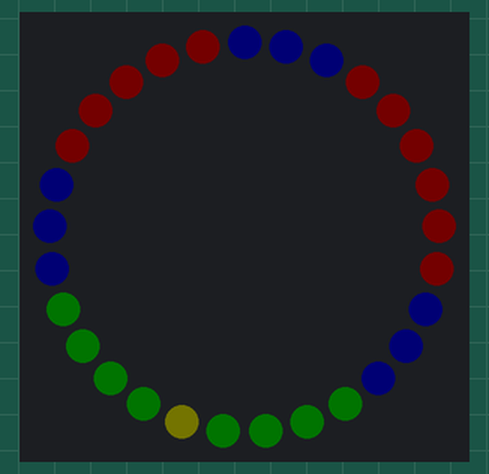
Recording of a sketch running on a simulated Arduino Uno, built with avr-gcc and run on an emulated ATmega328P. Parts: 29 RGB LEDs in a ring, first at the top, clockwise. Dim RGB values are drawn brighter than linear; random numbers use the default seed unless the sketch sets one; what the sketch prints to the serial monitor is not drawn.

Above: at 48.79 s.
At 56.72 s:
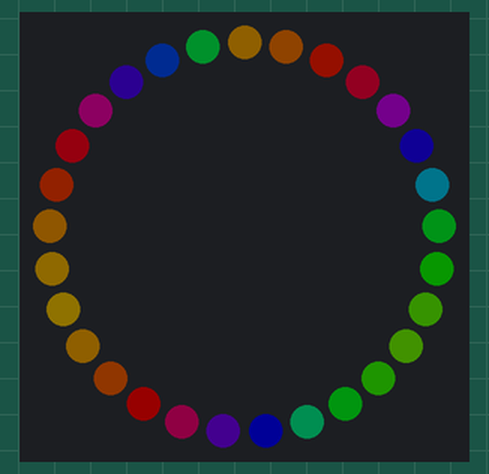
At 74.78 s:
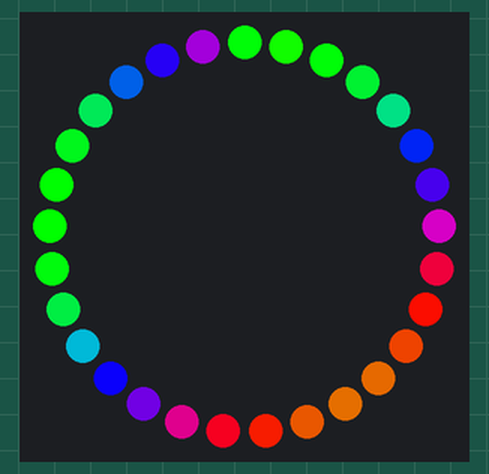
At 82.73 s:
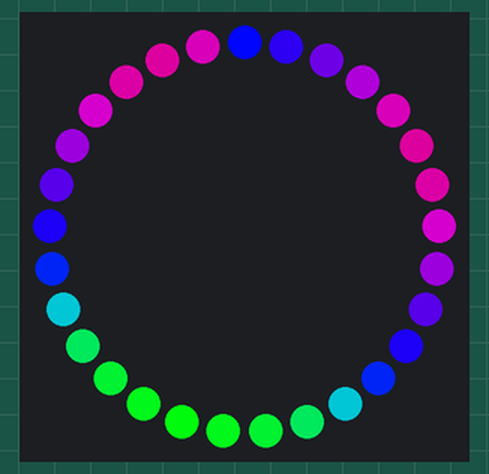
At 91.16 s:
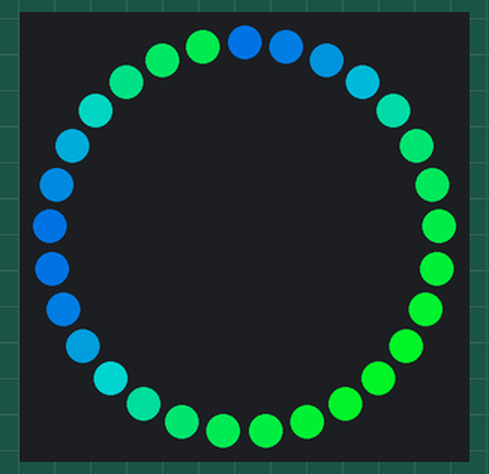
At 102.5 s:
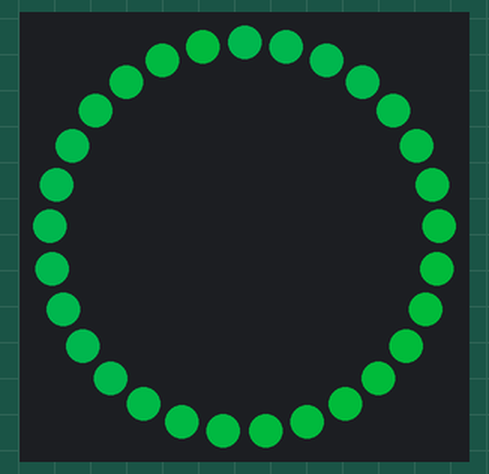

The sketch:

Turtle_FastLED_5_DUAL.ino
```cpp
#include <FastLED.h>
#include <Led.h>
#include <Shows.h>
//
//  Turtle! - 29 Lights in a hexagonal grid
//
//  1/26/19
//
//  Dual shows - Blend together 2 shows running at once
//
//  2 CHSV buffers for Channel A + B
//  interpolate the two buffers on to the CRGB leds

#define BRIGHTNESS  255 // (0-255)

#define DELAY_TIME 40 // in milliseconds

#define DATA_PIN 7  // Changed!
#define CLOCK_PIN 8

#define NUM_LEDS 29
#define HALF_LEDS ((NUM_LEDS / 2) + 1)  // Half that number

#define CHANNEL_A  0  // Don't change these
#define CHANNEL_B  1
#define DUAL       2  // How many shows to run at once (dual = 2). Don't change.

Led led[] = { Led(NUM_LEDS), Led(NUM_LEDS) };  // Class instantiation of the 2 Led libraries
Shows shows[] = { Shows(&led[CHANNEL_A]), Shows(&led[CHANNEL_B]) };  // 2 Show libraries
CHSV leds_buffer[DUAL][NUM_LEDS];  // CHSV buffers for Channel A + B; may break the memory bank
CRGB leds[NUM_LEDS];  // The Leds themselves

#define MAX_COLOR 256   // Colors are 0-255

// Shows
#define NUM_SHOWS 11
#define START_SHOW_CHANNEL_A  0  // Startings shows for Channels A + B
#define START_SHOW_CHANNEL_B  1
uint8_t current_show[] = { START_SHOW_CHANNEL_A, START_SHOW_CHANNEL_B };

uint8_t current_pattern[] = { 0, 0 };

// wait times
#define SHOW_DURATION 40  // seconds
#define FADE_TIME 25   // seconds to fade in + out
uint32_t MAX_SMALL_CYCLE = SHOW_DURATION * 2 * (1000 / DELAY_TIME);  // *2! 50% = all on, 50% = all off, and rise + decay on edges
#define FADE_CYCLES  (FADE_TIME * 1000 / DELAY_TIME)  // cycles to fade in + out

// Lookup tables

int8_t neighbors[] PROGMEM = {
  -1,1,8,9,-1,-1,
  -1,2,7,8,0,-1,
  -1,-1,3,7,1,-1,
  -1,-1,4,6,7,2,
  -1,-1,-1,5,6,3, // 4
  4,-1,-1,14,13,6,
  3,4,5,13,12,7,
  2,3,6,12,8,1,
  1,7,12,11,9,0,
  0,8,11,10,-1,-1,
  9,11,18,19,-1,-1,
  8,12,17,18,10,9,
  7,6,13,17,11,8, // 12
  6,5,14,16,17,12,
  5,-1,-1,15,16,13,
  14,-1,-1,24,23,16,
  13,14,15,23,22,17, // 16
  12,13,16,22,18,11,
  11,17,22,21,19,10,
  10,18,21,20,-1,-1,
  19,21,27,-1,-1,-1,
  18,22,26,27,20,19,
  17,16,23,26,21,18, // 22
  16,15,24,25,26,22,
  15,-1,-1,-1,25,23,
  23,24,-1,-1,28,26,
  22,23,25,28,27,21,
  21,26,28,-1,-1,20,
  26,25,-1,-1,-1,27 // 28
};

const int8_t rings[] PROGMEM = {
  17, -1,-1,-1,-1,-1,-1,-1,-1,-1,-1,-1,
  12, 13, 16, 22, 18, 11, -1,-1,-1,-1,-1,-1,
  7, 6, 5, 14, 15, 23, 26, 21, 19, 10, 9, 8,
  0, 1, 2, 3, 4, 24, 25, 28, 27, 20, -1, -1
};

#define NUM_PATTERNS 8   // Total number of patterns

const uint8_t PatternMatrix[] PROGMEM = {
    1,2,1,2,1,2,1,2,1,2,1,2,1,2,1,2,1,2,1,2,1,2,1,2,1,2,1,2,1,
    1,1,1,1,1,2,2,2,2,2,1,1,1,1,1,2,2,2,2,2,1,1,1,1,1,2,2,2,1,
    1,1,1,1,1,1,2,2,2,1,1,2,1,2,1,1,2,2,2,1,1,2,1,2,1,1,2,1,1,
    1,1,1,1,1,1,2,2,2,1,1,2,2,2,1,1,2,2,2,1,1,2,2,2,1,1,2,1,1,
    1,1,1,1,1,2,2,2,2,2,2,1,1,1,2,2,1,1,1,2,1,2,1,2,1,1,2,1,1,
    2,1,2,1,2,1,1,1,1,1,2,1,2,1,2,1,1,1,1,1,2,1,2,1,2,1,1,1,2,
    1,1,1,1,1,2,2,2,2,2,1,1,1,1,1,2,1,1,1,2,1,2,1,2,1,1,2,1,1,
    1,2,1,2,1,1,2,1,2,1,1,2,1,2,1,1,2,1,2,1,1,2,1,2,1,2,1,2,1
};

//
// Setup
//
void setup() {

  delay( 3000 ); // power-up safety delay

  randomSeed(analogRead(0));

  Serial.begin(9600);
  Serial.println("Start");

  FastLED.addLeds<WS2801, DATA_PIN, CLOCK_PIN>(leds, NUM_LEDS);
  FastLED.setBrightness( BRIGHTNESS );

  // Set up the various mappings (1D lists in PROGMEM)
  for (uint8_t i = 0; i < DUAL; i++) {
    led[i].setNeighborMap(neighbors);  // 6 neighbors for every pixel
    led[i].fillBlack();
    led[i].push_frame();
    shows[i] = Shows(&led[i]);  // Show library - reinitialized for led mappings

//    shows[i].setColorSpeedMinMax(1,10);  // Make colors change faster (lower = faster)
    shows[i].setWaitRange(4, 25, 21);
//    shows[i].setBandsBpm(10, 30);
  }
  // Start Channel B offset at halfway through show
  shows[CHANNEL_B].setSmallCycle(MAX_SMALL_CYCLE / 2);
}

//
// loop
//
void loop() {

  for (uint8_t i = 0; i < DUAL; i++) {

    switch (current_show[i]) {

      case 0:
        patterns(i);
        break;
      case 1:
        warp1(i);
        break;
      case 2:
        warp2(i);
        break;
      case 3:
        rainbow_show(i);
        break;
      case 4:
        shows[i].morphChain();
        break;
      case 5:
        shows[i].bounce();
        break;
      case 6:
        shows[i].bounceGlowing();
        break;
      case 7:
        shows[i].plinko(2);
        break;
      case 8:
        shows[i].packets();
        break;
      case 9:
        shows[i].packets_two();
        break;
      default:
        shows[i].bands();
        break;
    }

    shows[i].morphFrame();  // 1. calculate interp_frame 2. adjust palette
  }

  update_leds();  // push the interp_frame on to the leds_buffer
  morph_channels(get_intensity(CHANNEL_A));  // morph together the 2 leds channels and deposit on to Channel_A
  FastLED.show();  // Update the display
  advance_clocks();  // advance the cycle clocks and check for next show

  delay(DELAY_TIME); // The only delay
}

//
// advance_clocks
//
void advance_clocks() {
  for (uint8_t i = 0; i < DUAL; i++) {
    shows[i].advanceClock();
    if (shows[i].getSmallCycle() >= MAX_SMALL_CYCLE) {
      pick_next_show(i);
      next_show(i);
    }
  }
}

//
// next_show - dependent on channel i
//
void next_show(uint8_t i) {
  led[i].fillBlack();
  led[i].push_frame();

  shows[i].resetAllClocks();
}

//
// pick_next_show - dependent on channel i
//
void pick_next_show(uint8_t i) {
  current_show[i] = is_other_channel_show_zero(i) ? random8(1, NUM_SHOWS) : 0 ;
  current_pattern[i] = random8(NUM_PATTERNS);
//  current_show[i] = (current_show[i] + 1) % NUM_SHOWS;  // For debugging
  shows[i].pickRandomColorSpeeds();
  shows[i].pickRandomWait();

//  log_status(i);  // For debugging
}

boolean is_other_channel_show_zero(uint8_t channel) {
  if (channel == 0) {
    return (current_show[CHANNEL_B] == 0);
  } else {
    return (current_show[CHANNEL_A] == 0);
  }
}

//
// patterns shows
//
void patterns(uint8_t c) {
  uint8_t pattern;
  for (uint8_t i=0; i < NUM_LEDS; i++) {
    pattern = pgm_read_byte_near(PatternMatrix + (current_pattern[c] * 29) + i);

    switch (pattern) {
      case 0: {        // Off
        led[c].setPixelBlack(i);
        break;
      }
      case 1: {        // always green
        led[c].setPixelColor(i, CHSV(96, 255, 255));
        break;
      }
      case 2: {        // the other color
        led[c].setPixelHue(i, shows[c].getForeColor());
        break;
      }
    }
  }
}

//
// draw_ring
//
void draw_ring(uint8_t i, CHSV color, uint8_t c) {
  int8_t r;
  for (int j = 0; j < 12; j++) {
    r = pgm_read_byte_near(rings + (i * 12) + j);
    led[c].setPixelColor(r, color);
  }
}

//
// tunnel vision
//
// Colored ring animating outwards
// color1 is the primary color, colo22 is a trail color
// background is the background color
//
void tunnelvision(CHSV color1, CHSV color2, CHSV background, uint8_t c) {
  int i = shows[c].getCycle() % 5;
  if (i < 4) { draw_ring(i, color1, c); }
  if (i != 0) { draw_ring(i-1, color2, c); }
}

//
// warp1 - colors on a black field
//
void warp1(uint8_t c) {
  switch ((shows[c].getCycle() / 5) % 6) {
    case 0:
      tunnelvision(rgb_to_hsv(CRGB(0, 255, 0)), rgb_to_hsv(CRGB(0,40,0)), rgb_to_hsv(CRGB(0,0,0)), c);
      break;
    case 1:
      tunnelvision(rgb_to_hsv(CRGB(0,0,255)), rgb_to_hsv(CRGB(0,0,40)), rgb_to_hsv(CRGB(0,0,0)), c);
      break;
    case 2:
      tunnelvision(rgb_to_hsv(CRGB(0,255,255)), rgb_to_hsv(CRGB(0,40,40)), rgb_to_hsv(CRGB(0,0,0)), c);
      break;
    case 3:
      tunnelvision(rgb_to_hsv(CRGB(255,255,0)), rgb_to_hsv(CRGB(40,40,0)), rgb_to_hsv(CRGB(0,0,0)), c);
      break;
    case 4:
      tunnelvision(rgb_to_hsv(CRGB(255,0,0)), rgb_to_hsv(CRGB(40,0,0)), rgb_to_hsv(CRGB(0,0,0)), c);
      break;
    default:
      tunnelvision(rgb_to_hsv(CRGB(255,0,255)), rgb_to_hsv(CRGB(40,0,40)), rgb_to_hsv(CRGB(0,0,0)), c);
      break;
  }
}

//
// warp2 - colors on a green field
//
void warp2(uint8_t c) {
  switch ((shows[c].getCycle() / 5) % 8) {
    case 0:
      tunnelvision(rgb_to_hsv(CRGB(0,255,100)), rgb_to_hsv(CRGB(0,80,40)), rgb_to_hsv(CRGB(0,40,0)), c);
      break;
    case 1:
      tunnelvision(rgb_to_hsv(CRGB(0,200,100)), rgb_to_hsv(CRGB(0,80,40)), rgb_to_hsv(CRGB(0,40,0)), c);
      break;
    case 2:
      tunnelvision(rgb_to_hsv(CRGB(0,150,100)), rgb_to_hsv(CRGB(0,80,40)), rgb_to_hsv(CRGB(0,40,0)), c);
      break;
    case 3:
      tunnelvision(rgb_to_hsv(CRGB(0,100,100)), rgb_to_hsv(CRGB(0,80,40)), rgb_to_hsv(CRGB(0,40,0)), c);
      break;
    case 4:
      tunnelvision(rgb_to_hsv(CRGB(255,255,0)), rgb_to_hsv(CRGB(80,80,0)), rgb_to_hsv(CRGB(0,40,0)), c);
      break;
    case 5:
      tunnelvision(rgb_to_hsv(CRGB(200,200,0)), rgb_to_hsv(CRGB(80,80,0)), rgb_to_hsv(CRGB(0,40,0)), c);
      break;
    case 6:
      tunnelvision(rgb_to_hsv(CRGB(150,150,0)), rgb_to_hsv(CRGB(80,80,0)), rgb_to_hsv(CRGB(0,40,0)), c);
      break;
    default:
      tunnelvision(rgb_to_hsv(CRGB(100,100,0)), rgb_to_hsv(CRGB(80,80,0)), rgb_to_hsv(CRGB(0,40,0)), c);
      break;
  }
}

//
// rainbow show - distribute a rainbow wheel equally distributed along the chain
//
void rainbow_show(uint8_t c) {
  for (uint8_t i = 0; i < HALF_LEDS; i++) {
    uint8_t hue = ((shows[c].getForeColorSpeed() * i) + shows[c].getBackColorSpeed() + (3 * shows[c].getCycle())) % MAX_COLOR;
    led[c].setPixelHue(i, hue);
    led[c].setPixelHue(NUM_LEDS - i, hue);
  }
}

//// End specialized shows

//
// update_leds - push the interp frame on to the leds_buffer
//
void update_leds() {
  for (uint8_t channel = 0; channel < DUAL; channel++) {
    for (int i = 0; i < NUM_LEDS; i++) {
      leds_buffer[channel][i] = led[channel].getInterpFrameColor(i);
    }
  }
}

//
// morph_channels - morph together the 2 chanels and update the LEDs
//
void morph_channels(uint8_t fract) {
  for (int i = 0; i < NUM_LEDS; i++) {
    leds[i] = led[CHANNEL_A].getInterpHSV(leds_buffer[CHANNEL_B][i],
                                          leds_buffer[CHANNEL_A][i],
                                          fract);  // interpolate a + b channels
  }
}

//
// get_intensity - calculate a channel's intensity based on its cycle clock
//
uint8_t get_intensity(uint8_t i) {
  uint8_t intensity;  // 0 = Off, 255 = full On
  uint16_t small_cycle = shows[i].getSmallCycle();

  // Similar logic to check_fades (deprecated)
  if (small_cycle <= FADE_CYCLES) {
    intensity = map(small_cycle, 0, FADE_CYCLES, 0, 255);  // rise
  } else if (small_cycle <= (MAX_SMALL_CYCLE / 2)) {
    intensity = 255;  // Show is 100%
  } else if (small_cycle <= ((MAX_SMALL_CYCLE / 2) + FADE_CYCLES)) {
    intensity = map(small_cycle - (MAX_SMALL_CYCLE / 2), 0, FADE_CYCLES, 255, 0);  // decay
  } else {
    intensity = 0;
  }
  return intensity;
}

//// End DUAL SHOW LOGIC

//
// RGB to HSV - save having to translate RGB colors by hand
//
CHSV rgb_to_hsv( CRGB color) {
  return led[0].rgb_to_hsv(color);  // static method
}

//
// log status
//
void log_status(uint8_t i) {
  Serial.print("Channel: ");
  Serial.print(i);
  Serial.print(", Show: ");
  Serial.print(current_show[i]);
  Serial.print(", Wait: ");
  Serial.print(shows[i].getNumFrames());
  Serial.println(".");
}
```
